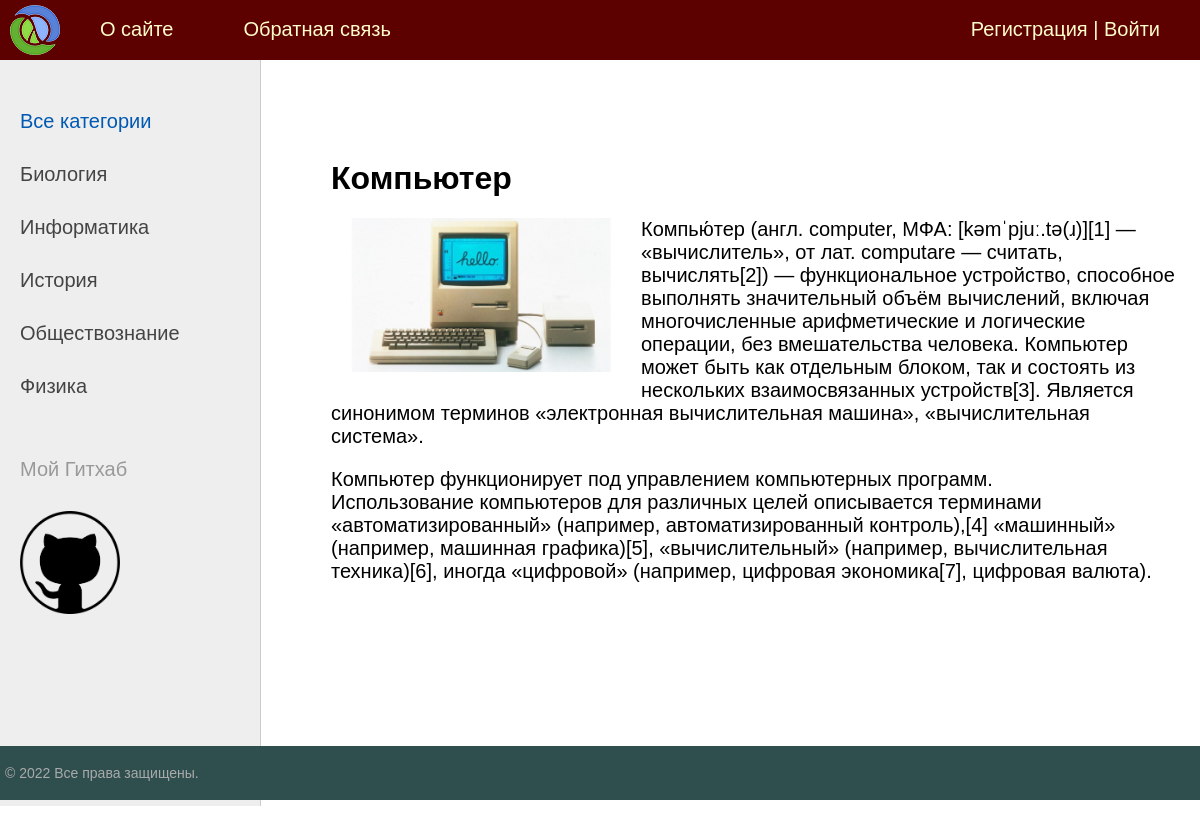
Screenshot of /post/computer/ with the database file from the repository.
### news/models.py (models this page shows, shortened)
class Category(models.Model):
    name = models.CharField(max_length=100, db_index=True, verbose_name='Категория')
    slug = models.SlugField(max_length=255, unique=True, db_index=True, verbose_name="URL")
    def get_absolute_url(self):
        return reverse('category', kwargs={'cat_slug': self.slug})
    class Meta:
        verbose_name = 'Категории'
        verbose_name_plural = 'Категории'
        ordering = ['id']

class News(models.Model):
    title = models.CharField(max_length=255, verbose_name="Заголовок")
    slug = models.SlugField(max_length=255, unique=True, db_index=True, verbose_name="URL")
    content = models.TextField(blank=True, verbose_name="Описание")
    photo = models.ImageField(upload_to="photos/%Y/%m/%d/", verbose_name="Фото")
    time_create = models.DateTimeField(auto_now_add=True, verbose_name="Время создания")
    time_update = models.DateTimeField(auto_now=True, verbose_name="Время изменения")
    is_published = models.BooleanField(default=True, verbose_name="Публикация")
    cat = models.ForeignKey("Category", on_delete=models.PROTECT, verbose_name="Категория")
    def __str__(self):
        return self.title
    class Meta:
        verbose_name = 'Научные термины'
        verbose_name_plural = 'Научные термины'
        ordering = ['-time_create', 'title']

### news/views.py (the view)
# urls.py: path('post/<slug:post_slug>/', ShowPost.as_view(), name='post'),
class ShowPost(DataMixin, DetailView):
    model = News
    template_name = 'news/post.html'
    slug_url_kwarg = 'post_slug'
    context_object_name = 'post'
    def get_context_data(self, *, object_list=None, **kwargs):
        context = super().get_context_data(**kwargs)
        c_def = self.get_user_context(title=context['post'])
        return dict(list(context.items()) + list(c_def.items()))

### news/utils.py (called while the page is built)
    def get_user_context(self, **kwargs):
        context = kwargs
        cats = cache.get('cats')
        if not cats:
            cats = Category.objects.annotate(Count('news'))
            cache.set('cats', cats, 60)
        user_menu = menu.copy()
        if not self.request.user.is_authenticated:
            user_menu.pop(1)
        context['menu'] = user_menu
        context['cats'] = cats
        if 'cat_selected' not in context:
            context['cat_selected'] = 0
        return context

### news/templates/news/post.html
{% extends 'news/base.html' %}
{% block content %}
<h1>{{post.title}}</h1>
{% if post.photo %}
<p><img class="img-article-left" src="{{post.photo.url}}"></p>
{% endif %}
{{post.content|linebreaks}}
{% endblock %}

### news/templates/news/base.html (shortened to what this page needs)
{% load static %}
{% load news_tags %}
<!DOCTYPE html>
<html>
<head>
	<link type="text/css" href="{% static 'news/css/styles.css' %}" rel="stylesheet" />
</head>
<body>
<table class="table-page" border=0 cellpadding="0" cellspacing="0">
<tr><td valign=top>
{% block mainmenu %}
		<div class="header">
			<ul id="mainmenu" class="mainmenu">
			<li class="logo"><a href="{% url 'home' %}"><div class="logo"></div></a></li>
{% for m in menu %}
				<li><a href="{% url m.url_name %}">{{m.title}}</a></li>
{% endfor %}
			{% if request.user.is_authenticated %}
				<li class="last"> {{user.username}} | <a href="{% url 'logout' %}">Выйти</a></li>
			{% else %}
				<li class="last"><a href="{% url 'register' %}">Регистрация</a> | <a href="{% url 'login' %}">Войти</a></li>
			{% endif %}
			</ul>
		</div>
{% endblock mainmenu %}
<table class="table-content" border=0 cellpadding="0" cellspacing="0">
<tr>
	<td valign="top" class="left-chapters">
	<ul id="leftchapters">
{% if cat_selected == 0 %}
		<li class="selected">Все категории</li>
{% else %}
		<li><a href="{% url 'home' %}">Все категории</a></li>
{% endif %}
{% for c in cats %}
{% if c.news__count > 0 %}
	{% if c.pk == cat_selected %}
		<li class="selected">{{c.name}}</li>
	{% else %}
		<li><a href="{{ c.get_absolute_url }}">{{c.name}}</a></li>
	{% endif %}
{% endif %}
{% endfor %}
		<li class="share">
		<p>Мой Гитхаб</p>
		<a class="share-yt" href="https://github.com/sanakoy" target="_blank" rel="nofollow"></a>
		</li>
	</ul>
</td>
<td valign="top" class="content">
	<div class="content-text">
{% block content %}
{% endblock %}
	</div>
</td></tr></table>
</td></tr>
<tr><td valign=top>
	<div id="footer">
		<p>&copy; 2022 Все права защищены.</p>
	</div>
</td></tr></table>
</body>
</html>

### news/static/news/css/styles.css (style rules this page uses)
html, body { font-family: 'Arial'; margin: 0; padding: 0; height: 100%; width: 100%; color: #444; }
a { color: #0059b2; text-decoration: none; }
img { max-width: 600px; height: auto; }
img.img-article-left { max-width: 300px; height: auto; float: left; padding: 0 10px 10px 0; }
.table-page { width: 100%; height: 100%; vertical-align: top; }
.table-page tr { height: 100%; }
.header { background: #5c0000; height: 60px; }
.logo { background: url('../images/logo.png') no-repeat 10px 5px; width: 70px; height: 60px; }
ul.mainmenu { list-style: none; margin: 0; padding: 0; height: 60px; color: #fffcc9; font-size: 20px; overflow: hidden; }
ul.mainmenu li { float: left; margin: 18px 40px 0 30px; }
ul.mainmenu li.logo { margin: 0; }
ul.mainmenu li.last { float: right; }
ul.mainmenu li a { color: #fffcc9; text-decoration: none; }
.table-content { width: 100%; min-height: 100%; height: 100%; }
.left-chapters { margin: 0; background: #eee; border-right: 1px solid #ccc; min-height: 100%; }
.left-chapters ul { width: 230px; min-height: 100%; margin: 0; padding: 20px 10px 10px 20px; list-style: none; font-size: 20px; }
.left-chapters ul li { margin: 30px 0 0 0; color: #999; }
.left-chapters ul li.selected { color: #0059b2; }
.left-chapters ul li a { color: #444; text-decoration: none; }
.left-chapters ul li.share { margin: 60px 0 0 0; }
.left-chapters ul li.share p { margin: 30px 0 30px 0; }
.left-chapters ul li.share a { display: inline-block; width: 40px; height: 40px; margin: 0 20px 0 0; }
.left-chapters ul li.share a.share-yt { width: 100px; height: 103px; background: url('../images/github.png') no-repeat 0 0; background-size: 100% auto; }
.content { padding: 40px 20px 20px 40px; width: 100%; box-sizing: border-box; }
.content-text { margin: 60px 0 0 30px; color: #000; font-size: 20px; font-family: Arial; }
.content-text h1 { font-size: 32px; }
#footer { box-sizing: border-box; background: #2F4F4F; padding: 5px; color: #aaa; font-size: 14px; font-family: Verdana, Geneva, Arial, Helvetica; text-align: left; overflow: hidden; }

### rows the page displays
Category: name "Биология"
Category: name "Информатика"
Category: name "История"
Category: name "Обществознание"
Category: name "Физика"
News: title "Компьютер", photo (picture), content "Компью́тер (англ. computer, МФА: [kəmˈpjuː.tə(ɹ)][1] — «вычислитель», от лат. computare — считать, вычислять[2]) — функциональное устройство, способное выполнять значительный объём вычислений, включая многочисленные арифметические и логические операции, без вмешательства человека. Компьютер может быть как отдельным блоком, так и состоять из нескольких взаимосвязанных устройств[3]. Является синонимом терминов «электронная вычислительная машина», «вычислительная система». Компьютер функционирует под управлением компьютерных программ. Использование компьютеров для различных целей описывается терминами «автоматизированный» (например, автоматизированный контроль),[4] «машинный» (например,…"

### other values shown
{{ m.title }} "О сайте" "Обратная связь"
